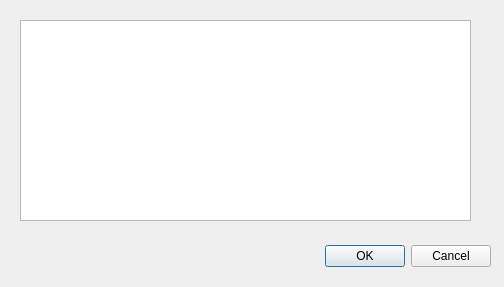
<ui version="4.0" >
 <class>CommentDlg</class>
 <widget class="QDialog" name="CommentDlg" >
  <property name="geometry" >
   <rect>
    <x>0</x>
    <y>0</y>
    <width>504</width>
    <height>287</height>
   </rect>
  </property>
  <property name="windowTitle" >
   <string>Comment</string>
  </property>
  <widget class="QDialogButtonBox" name="buttonBox" >
   <property name="geometry" >
    <rect>
     <x>150</x>
     <y>240</y>
     <width>341</width>
     <height>32</height>
    </rect>
   </property>
   <property name="orientation" >
    <enum>Qt::Horizontal</enum>
   </property>
   <property name="standardButtons" >
    <set>QDialogButtonBox::Cancel|QDialogButtonBox::Ok</set>
   </property>
  </widget>
  <widget class="QTextEdit" name="commentEdit" >
   <property name="geometry" >
    <rect>
     <x>20</x>
     <y>20</y>
     <width>451</width>
     <height>201</height>
    </rect>
   </property>
  </widget>
 </widget>
 <resources/>
 <connections>
  <connection>
   <sender>buttonBox</sender>
   <signal>accepted()</signal>
   <receiver>CommentDlg</receiver>
   <slot>accept()</slot>
   <hints>
    <hint type="sourcelabel" >
     <x>248</x>
     <y>254</y>
    </hint>
    <hint type="destinationlabel" >
     <x>157</x>
     <y>274</y>
    </hint>
   </hints>
  </connection>
  <connection>
   <sender>buttonBox</sender>
   <signal>rejected()</signal>
   <receiver>CommentDlg</receiver>
   <slot>reject()</slot>
   <hints>
    <hint type="sourcelabel" >
     <x>316</x>
     <y>260</y>
    </hint>
    <hint type="destinationlabel" >
     <x>286</x>
     <y>274</y>
    </hint>
   </hints>
  </connection>
 </connections>
</ui>
